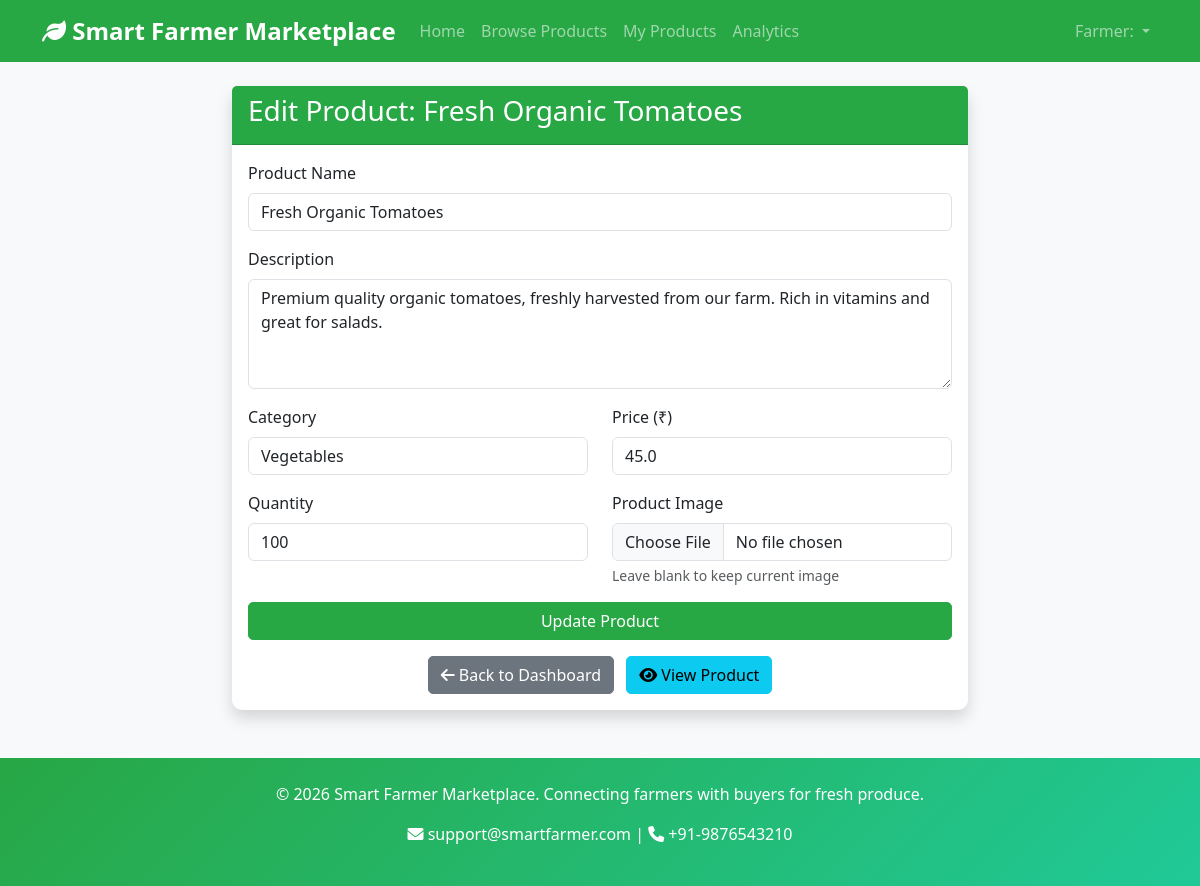
The page /farmer/edit-product/1 (signed in) on the database its author committed.
### models/user.py (models this page shows, shortened)
class User(db.Model):
    __tablename__ = 'users'
    id = db.Column(db.Integer, primary_key=True)
    name = db.Column(db.String(100), nullable=False)
    email = db.Column(db.String(100), unique=True, nullable=False)
    password_hash = db.Column(db.String(200), nullable=False)
    role = db.Column(db.String(20), nullable=False)  # 'farmer', 'buyer', or 'admin'
    created_at = db.Column(db.DateTime, default=datetime.utcnow)

### models/product.py (models this page shows, shortened)
class Product(db.Model):
    __tablename__ = 'products'
    id = db.Column(db.Integer, primary_key=True)
    farmer_id = db.Column(db.Integer, db.ForeignKey('farmers.id'), nullable=False)
    name = db.Column(db.String(100), nullable=False)
    description = db.Column(db.Text)
    category = db.Column(db.String(50), nullable=False)
    price = db.Column(db.Float, nullable=False)
    quantity = db.Column(db.Integer, nullable=False)
    image_path = db.Column(db.String(200))
    status = db.Column(db.String(20), default='pending')  # pending, approved, rejected, active, inactive
    created_at = db.Column(db.DateTime, default=datetime.utcnow)
    updated_at = db.Column(db.DateTime, default=datetime.utcnow, onupdate=datetime.utcnow)
    order_items = db.relationship('OrderItem', lazy=True)
    feedbacks = db.relationship('Feedback', back_populates='product', lazy=True)
    promotions = db.relationship('Promotion', back_populates='product', lazy=True)
    farmer = db.relationship('Farmer', back_populates='products', lazy=True)

### app.py (the view, shortened to what this page needs)
@app.route('/farmer/edit-product/<int:product_id>', methods=['GET', 'POST'])
@login_required
@role_required(['farmer'])
def edit_product(product_id):
    product = Product.query.get_or_404(product_id)
    user = User.query.get(session['user_id'])
    farmer = Farmer.query.filter_by(user_id=user.id).first()
    if product.farmer_id != farmer.id:
        flash('Access denied.', 'error')
        return redirect(url_for('farmer_dashboard'))
    return render_template('farmer/edit_product.html', product=product)

### app.py (called while the page is built)
def login_required(f):
    @wraps(f)
    def decorated_function(*args, **kwargs):
        if 'user_id' not in session:
            return redirect(url_for('login'))
        return f(*args, **kwargs)
    return decorated_function

def role_required(allowed_roles):
    def decorator(f):
        @wraps(f)
        def decorated_function(*args, **kwargs):
            if 'user_id' not in session:
                return redirect(url_for('login'))
            user = User.query.get(session['user_id'])
            if not user or user.role not in allowed_roles:
                flash('Access denied. Insufficient permissions.', 'error')
                return redirect(url_for('index'))
            return f(*args, **kwargs)
        return decorated_function
    return decorator

### templates/farmer/edit_product.html (shortened to what this page needs)
{% extends "base.html" %}
{% block content %}
<div class="row justify-content-center">
    <div class="col-md-8">
        <div class="card shadow">
            <div class="card-header bg-success text-white">
                <h3>Edit Product: {{ product.name }}</h3>
            </div>
            <div class="card-body">
                <form method="POST" enctype="multipart/form-data">
                    <div class="mb-3">
                        <label for="name" class="form-label">Product Name</label>
                        <input type="text" class="form-control" id="name" name="name" value="{{ product.name }}" required>
                    </div>
                    <div class="mb-3">
                        <label for="description" class="form-label">Description</label>
                        <textarea class="form-control" id="description" name="description" rows="4" required>{{ product.description }}</textarea>
                    </div>
                    <div class="row">
                        <div class="col-md-6 mb-3">
                            <label for="category" class="form-label">Category</label>
                            <input type="text" class="form-control" id="category" name="category" value="{{ product.category }}" required>
                        </div>
                        <div class="col-md-6 mb-3">
                            <label for="price" class="form-label">Price (₹)</label>
                            <input type="number" step="0.01" class="form-control" id="price" name="price" value="{{ product.price }}" required min="0">
                        </div>
                    </div>
                    <div class="row">
                        <div class="col-md-6 mb-3">
                            <label for="quantity" class="form-label">Quantity</label>
                            <input type="number" class="form-control" id="quantity" name="quantity" value="{{ product.quantity }}" required min="1">
                        </div>
                        <div class="col-md-6 mb-3">
                            <label for="image" class="form-label">Product Image</label>
                            <input type="file" class="form-control" id="image" name="image" accept="image/*">
                            <div class="form-text">Leave blank to keep current image</div>
                        </div>
                    </div>
                    <button type="submit" class="btn btn-success w-100">Update Product</button>
                </form>
                <div class="text-center mt-3">
                    <a href="{{ url_for('farmer_dashboard') }}" class="btn btn-secondary me-2">
                        <i class="fas fa-arrow-left"></i> Back to Dashboard
                    </a>
                    <a href="{{ url_for('product_detail', product_id=product.id) }}" class="btn btn-info">
                        <i class="fas fa-eye"></i> View Product
                    </a>
                </div>
            </div>
        </div>
    </div>
</div>
{% endblock %}

### templates/base.html (shortened to what this page needs)
<!DOCTYPE html>
<html lang="en">
<head>
    <link href="https://cdn.jsdelivr.net/npm/bootstrap@5.3.0-alpha1/dist/css/bootstrap.min.css" rel="stylesheet">
    <link rel="stylesheet" href="https://cdnjs.cloudflare.com/ajax/libs/font-awesome/6.0.0/css/all.min.css">
    <link rel="stylesheet" href="{{ url_for('static', filename='css/style.css') }}">
</head>
<body>
    <nav class="navbar navbar-expand-lg navbar-dark bg-success">
        <div class="container">
            <a class="navbar-brand" href="{{ url_for('index') }}">
                <i class="fas fa-leaf"></i> Smart Farmer Marketplace
            </a>
            <div class="collapse navbar-collapse" id="navbarNav">
                <ul class="navbar-nav me-auto">
                    <li class="nav-item">
                        <a class="nav-link" href="{{ url_for('index') }}">Home</a>
                    </li>
                    <li class="nav-item">
                        <a class="nav-link" href="{{ url_for('browse_products') }}">Browse Products</a>
                    </li>
                    {% if session.role %}
                        {% if session.role == 'farmer' %}
                            <li class="nav-item">
                                <a class="nav-link" href="{{ url_for('farmer_dashboard') }}">My Products</a>
                            </li>
                            <li class="nav-item">
                                <a class="nav-link" href="{{ url_for('farmer_analytics') }}">Analytics</a>
                            </li>
                        {% endif %}
                    {% endif %}
                </ul>
                <ul class="navbar-nav">
                    {% if session.user_id %}
                        <li class="nav-item dropdown">
                            <a class="nav-link dropdown-toggle" href="#" id="navbarDropdown" role="button" data-bs-toggle="dropdown">
                                {{ session.role|title }}: {{ session.name }}
                            </a>
                        </li>
                    {% endif %}
                </ul>
            </div>
        </div>
    </nav>
    <main class="container my-4">
        {% block content %}{% endblock %}
    </main>
    <footer class="bg-success text-white text-center py-4 mt-5">
        <div class="container">
            <p>&copy; 2026 Smart Farmer Marketplace. Connecting farmers with buyers for fresh produce.</p>
            <p><i class="fas fa-envelope"></i> support@smartfarmer.com | <i class="fas fa-phone"></i> +91-9876543210</p>
        </div>
    </footer>
</body>
</html>

### static/css/style.css (style rules this page uses)
body { font-family: 'Segoe UI', Tahoma, Geneva, Verdana, sans-serif; background-color: #f8f9fa; }
.navbar-brand { font-weight: bold; font-size: 1.5rem; }
footer { margin-top: auto; }
.btn { border-radius: 5px; font-weight: 500; transition: all 0.3s ease; }
.card { border: none; border-radius: 10px; box-shadow: 0 4px 6px rgba(0,0,0,0.1); transition: all 0.3s ease; }
.bg-success { background-color: #28a745 !important; }
.btn-success { background-color: #28a745; border-color: #28a745; }
footer { background: linear-gradient(135deg, #28a745 0%, #20c997 100%) !important; margin-top: 40px; }

### rows shown on the page
User: role "Farmer"
Product: name "Fresh Organic Tomatoes", description "Premium quality organic tomatoes, freshly harvested from our farm. Rich in vitamins and great for salads.", category "Vegetables", price "45.0", quantity "100"
